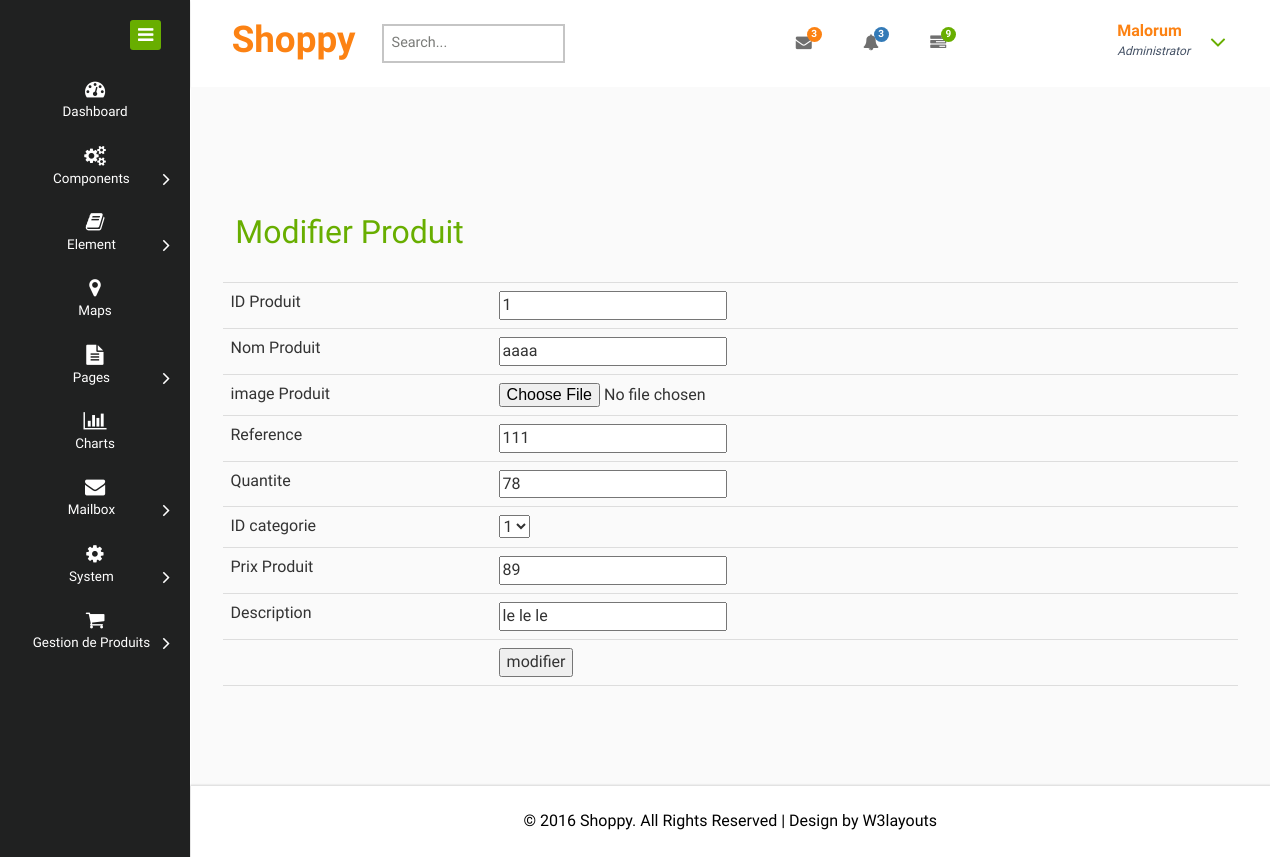
The app's page /views/back/ModifierProduit.php?id_produit=1 with its own data.
### tables this page shows
CREATE TABLE IF NOT EXISTS `produit` (
  `id_produit` int(30) NOT NULL,
  `nom_produit` varchar(50) NOT NULL,
  `reference` int(30) NOT NULL,
  `quantite` int(30) NOT NULL,
  `idca` int(11) NOT NULL,
  `prix` int(30) NOT NULL,
  `img` text NOT NULL,
  `description` varchar(225) NOT NULL,
  PRIMARY KEY (`id_produit`),
  KEY `idca` (`idca`)
);

### core/produitC.php (called while the page is built, shortened)
<?PHP
class ProduitC {
	function recupererProduit($id_produit){
		$sql="SELECT * from produit where id_produit=$id_produit";
		$db = config::getConnexion();
		try{
		$liste=$db->query($sql);
		return $liste;
		}
        catch (Exception $e){
            die('Erreur: '.$e->getMessage());
        }
	}
}
?>

### views/back/ModifierProduit.php (the view, shortened to what this page needs)
<!DOCTYPE HTML>
<html>
<head>
<link href="css/bootstrap.css" rel="stylesheet" type="text/css" media="all">
<link href="css/style.css" rel="stylesheet" type="text/css" media="all"/>
<link href="css/font-awesome.css" rel="stylesheet">
</head>
<body>
	 <?PHP
include "../../core/produitC.php";
if (isset($_GET['id_produit'])){
  $produitC=new ProduitC();
    $result=$produitC->recupererProduit($_GET['id_produit']);
  foreach($result as $row){
    $id_produit=$row['id_produit'];
    $nom_produit=$row['nom_produit'];
    $img=$row['img'];
    $reference=$row['reference'];
    $quantite=$row['quantite'];
    $prix=$row['prix'];
    $description=$row['description'];
?>
<div class="page-container">
   <div class="left-content">
	   <div class="mother-grid-inner">
				<div class="header-main">
					<div class="header-left">
							<div class="logo-name">
									 <a href="index.html"> <h1>Shoppy</h1>
								  </a>
							</div>
								<div class="search-box">
									<form>
										<input type="text" placeholder="Search..." required="">
										<input type="submit" value="">
									</form>
								</div>
						 </div>
						 <div class="header-right">
							<div class="profile_details_left">
								<ul class="nofitications-dropdown">
									<li class="dropdown head-dpdn">
										<a href="#" class="dropdown-toggle" data-toggle="dropdown" aria-expanded="false"><i class="fa fa-envelope"></i><span class="badge">3</span></a>
									</li>
									<li class="dropdown head-dpdn">
										<a href="#" class="dropdown-toggle" data-toggle="dropdown" aria-expanded="false"><i class="fa fa-bell"></i><span class="badge blue">3</span></a>
									</li>
									<li class="dropdown head-dpdn">
										<a href="#" class="dropdown-toggle" data-toggle="dropdown" aria-expanded="false"><i class="fa fa-tasks"></i><span class="badge blue1">9</span></a>
									</li>
								</ul>
								<div class="clearfix"> </div>
							</div>
							<div class="profile_details">
								<ul>
									<li class="dropdown profile_details_drop">
										<a href="#" class="dropdown-toggle" data-toggle="dropdown" aria-expanded="false">
											<div class="profile_img">
												<div class="user-name">
													<p>Malorum</p>
													<span>Administrator</span>
												</div>
												<i class="fa fa-angle-down lnr"></i>
												<div class="clearfix"></div>
											</div>
										</a>
									</li>
								</ul>
							</div>
							<div class="clearfix"> </div>
						</div>
				     <div class="clearfix"> </div>
				</div>
<div class="inner-block">
    <div class="product-block">
    	<div class="pro-head">
    		<h2>Modifier Produit</h2>
    	</div>
    	 <form method="POST" >
<table class="table">
<tr>
<td>ID Produit</td>
<td><input type="number" name="id_produit" id="ID" min="1" value="<?PHP echo $id_produit ?>"></td>
</tr>
<tr>
<td>Nom Produit</td>
<td><div id="div" style="color: red;"></div>
	<input type="text" id="nom_produit" name="nom_produit" value="<?PHP echo $nom_produit ?>" required>
</td>
</tr>
<tr>
<td>image Produit</td>
<td><input type="file" name="img" value="<?PHP echo $img ?>" required></td>
</tr>
<tr>
<td>Reference</td>
<td><input type="number" name="reference" id="ID" min="1" value="<?PHP echo $reference ?>"></td>
</tr>
<tr>
<td>Quantite</td>
<td><input type="number" name="quantite" id="ID" min="1" value="<?PHP echo $quantite ?>"></td>
</tr>
<tr>
<td>ID categorie</td>
<td>
<select name="idca" id="idca" required>
    <?php
    $res="select id from categorie ";
    $db = config::getConnexion();
        $liste=$db->query($res);
        foreach($liste as $row){
          $option="<option>" . $row['id'];
            echo $option ;
  }
    ?>
</select>
</td>
</tr>
<tr>
<td>Prix Produit</td>
<td><input type="number" name="prix" id="ID" min="1" value="<?PHP echo $prix ?>"></td>
</tr>
<tr>
<td>Description</td>
<td><input type="text" name="description" id="ID" min="1" value="<?PHP echo $description ?>"></td>
</tr>
<tr>
<td></td>
<td><input type="submit" name="modifier" id="modifier" value="modifier"></td>
</tr>
<tr>
<td></td>
<td><input type="hidden" name="id_ini" value="<?PHP echo $_GET['id_produit'];?>"></td>
</tr>
</table>
</form>
    </div>
</div>
<link rel="stylesheet" type="text/css" href="css/magnific-popup.css">
<div class="copyrights">
	 <p>© 2016 Shoppy. All Rights Reserved | Design by  <a href="http://w3layouts.com/" target="_blank">W3layouts</a> </p>
</div>
</div>
</div>
    <div class="sidebar-menu">
		  	<div class="logo"> <a href="#" class="sidebar-icon"> <span class="fa fa-bars"></span> </a>  </div>
		    <div class="menu">
		      <ul id="menu" >
		        <li id="menu-home" ><a href="index.html"><i class="fa fa-tachometer"></i><span>Dashboard</span></a></li>
		        <li><a href="#"><i class="fa fa-cogs"></i><span>Components</span><span class="fa fa-angle-right" style="float: right"></span></a>
		        </li>
		        <li id="menu-comunicacao" ><a href="#"><i class="fa fa-book nav_icon"></i><span>Element</span><span class="fa fa-angle-right" style="float: right"></span></a>
		        </li>
		          <li><a href="maps.html"><i class="fa fa-map-marker"></i><span>Maps</span></a></li>
		        <li id="menu-academico" ><a href="#"><i class="fa fa-file-text"></i><span>Pages</span><span class="fa fa-angle-right" style="float: right"></span></a>
		        </li>
		        <li><a href="charts.html"><i class="fa fa-bar-chart"></i><span>Charts</span></a></li>
		        <li><a href="#"><i class="fa fa-envelope"></i><span>Mailbox</span><span class="fa fa-angle-right" style="float: right"></span></a>
		        </li>
		         <li><a href="#"><i class="fa fa-cog"></i><span>System</span><span class="fa fa-angle-right" style="float: right"></span></a>
		         </li>
		       <li><a href="#"><i class="fa fa-shopping-cart"></i><span>Gestion de Produits</span><span class="fa fa-angle-right" style="float: right"></span></a>
		         </li>
		      </ul>
		    </div>
	 </div>
</div>
</body>
</html>
<?PHP
  }
}
?>

### records on screen
produit: id_produit "1", nom_produit "aaaa", reference "111", quantite "78", prix "89", description "le le le"

### other values on screen
form field idca "1"
